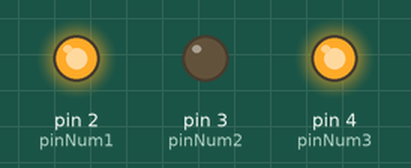
Recording of a sketch running on a simulated Arduino Uno, built with avr-gcc and run on an emulated ATmega328P. Parts: output pins drawn as LEDs (lit = HIGH).

Above: at 1.0 s.
At 3.0 s:
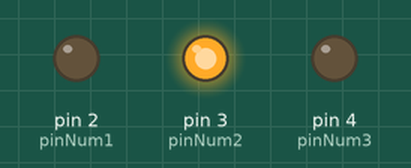
Timing chart, 0 to 5.2 s (numbered marks = the images above):
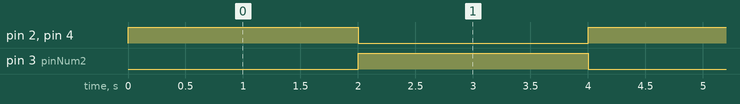

Measured:
- by itself, pin 2 (pinNum1), pin 3 (pinNum2), pin 4 (pinNum3): alternates HIGH for 2.0 s and LOW for 2.0 s

The sketch:

multiple_led_control.ino
```cpp
// C++ code
//
int pinNum1=2;
int pinNum2=3;
int pinNum3=4;
int delayTime=2000;
void setup()
{
  pinMode(pinNum1, OUTPUT);
  pinMode(pinNum2, OUTPUT);
  pinMode(pinNum3, OUTPUT);
}

void loop()
{
  digitalWrite(pinNum1, HIGH);
  digitalWrite(pinNum2, LOW);
  digitalWrite(pinNum3, HIGH);
  delay(delayTime);

  digitalWrite(pinNum1, LOW);
  digitalWrite(pinNum2, HIGH);
  digitalWrite(pinNum3, LOW);
  delay(delayTime);
}
```
